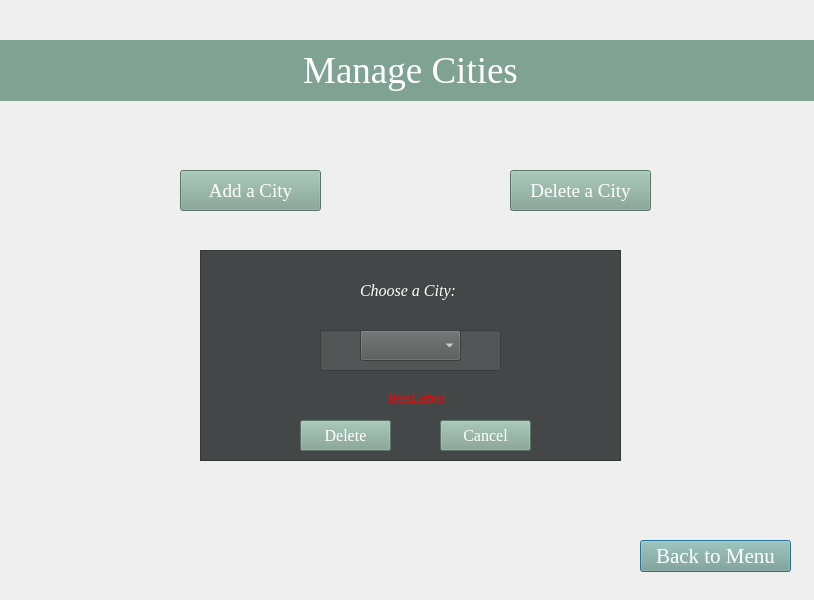
<?xml version="1.0" encoding="UTF-8"?>
<ui version="4.0">
 <class>Cities</class>
 <widget class="QDialog" name="Cities">
  <property name="geometry">
   <rect>
    <x>0</x>
    <y>0</y>
    <width>814</width>
    <height>600</height>
   </rect>
  </property>
  <property name="windowTitle">
   <string>Dialog</string>
  </property>
  <property name="styleSheet">
   <string notr="true">color: rgb(48, 50, 52);</string>
  </property>
  <widget class="QLabel" name="label">
   <property name="geometry">
    <rect>
     <x>0</x>
     <y>40</y>
     <width>821</width>
     <height>61</height>
    </rect>
   </property>
   <property name="font">
    <font>
     <family>Georgia</family>
     <pointsize>28</pointsize>
    </font>
   </property>
   <property name="styleSheet">
    <string notr="true">color: rgb(255, 255, 255);
background-color: rgb(128, 162, 146);
</string>
   </property>
   <property name="text">
    <string>Manage Cities</string>
   </property>
   <property name="alignment">
    <set>Qt::AlignCenter</set>
   </property>
  </widget>
  <widget class="QPushButton" name="back">
   <property name="geometry">
    <rect>
     <x>640</x>
     <y>540</y>
     <width>151</width>
     <height>32</height>
    </rect>
   </property>
   <property name="font">
    <font>
     <family>Georgia</family>
     <pointsize>16</pointsize>
    </font>
   </property>
   <property name="styleSheet">
    <string notr="true">color: rgb(255, 255, 255);
background-color: rgb(128, 162, 146);</string>
   </property>
   <property name="text">
    <string>Back to Menu</string>
   </property>
  </widget>
  <widget class="QPushButton" name="addcity">
   <property name="geometry">
    <rect>
     <x>180</x>
     <y>170</y>
     <width>141</width>
     <height>41</height>
    </rect>
   </property>
   <property name="font">
    <font>
     <family>Georgia</family>
     <pointsize>14</pointsize>
    </font>
   </property>
   <property name="styleSheet">
    <string notr="true">color: rgb(255, 255, 255);
background-color: rgb(128, 162, 146);</string>
   </property>
   <property name="text">
    <string>Add a City</string>
   </property>
  </widget>
  <widget class="QPushButton" name="deletecity">
   <property name="geometry">
    <rect>
     <x>510</x>
     <y>170</y>
     <width>141</width>
     <height>41</height>
    </rect>
   </property>
   <property name="font">
    <font>
     <family>Georgia</family>
     <pointsize>14</pointsize>
    </font>
   </property>
   <property name="styleSheet">
    <string notr="true">color: rgb(255, 255, 255);
background-color: rgb(128, 162, 146);</string>
   </property>
   <property name="text">
    <string>Delete a City</string>
   </property>
  </widget>
  <widget class="QFrame" name="frame">
   <property name="geometry">
    <rect>
     <x>200</x>
     <y>250</y>
     <width>421</width>
     <height>211</height>
    </rect>
   </property>
   <property name="styleSheet">
    <string notr="true">background-color: rgb(68, 71, 71);</string>
   </property>
   <property name="frameShape">
    <enum>QFrame::StyledPanel</enum>
   </property>
   <property name="frameShadow">
    <enum>QFrame::Raised</enum>
   </property>
   <widget class="QLabel" name="entername">
    <property name="geometry">
     <rect>
      <x>160</x>
      <y>30</y>
      <width>101</width>
      <height>16</height>
     </rect>
    </property>
    <property name="font">
     <font>
      <family>Georgia</family>
      <pointsize>12</pointsize>
      <italic>true</italic>
     </font>
    </property>
    <property name="styleSheet">
     <string notr="true">color: rgb(255, 255, 255);</string>
    </property>
    <property name="text">
     <string>Enter name:</string>
    </property>
   </widget>
   <widget class="QLineEdit" name="nameEdit">
    <property name="geometry">
     <rect>
      <x>120</x>
      <y>80</y>
      <width>181</width>
      <height>41</height>
     </rect>
    </property>
    <property name="font">
     <font>
      <pointsize>12</pointsize>
     </font>
    </property>
    <property name="styleSheet">
     <string notr="true">background-color: rgb(83, 86, 86);
color: rgb(255, 255, 255);</string>
    </property>
   </widget>
   <widget class="QPushButton" name="add">
    <property name="geometry">
     <rect>
      <x>100</x>
      <y>170</y>
      <width>91</width>
      <height>31</height>
     </rect>
    </property>
    <property name="font">
     <font>
      <family>Georgia</family>
      <pointsize>12</pointsize>
     </font>
    </property>
    <property name="styleSheet">
     <string notr="true">color: rgb(255, 255, 255);
background-color: rgb(128, 162, 146);</string>
    </property>
    <property name="text">
     <string>Add</string>
    </property>
   </widget>
   <widget class="QPushButton" name="cancel">
    <property name="geometry">
     <rect>
      <x>240</x>
      <y>170</y>
      <width>91</width>
      <height>31</height>
     </rect>
    </property>
    <property name="font">
     <font>
      <family>Georgia</family>
      <pointsize>12</pointsize>
     </font>
    </property>
    <property name="styleSheet">
     <string notr="true">color: rgb(255, 255, 255);
background-color: rgb(128, 162, 146);</string>
    </property>
    <property name="text">
     <string>Cancel</string>
    </property>
   </widget>
   <widget class="QLabel" name="choosecity">
    <property name="geometry">
     <rect>
      <x>160</x>
      <y>30</y>
      <width>111</width>
      <height>21</height>
     </rect>
    </property>
    <property name="font">
     <font>
      <family>Georgia</family>
      <pointsize>12</pointsize>
      <italic>true</italic>
     </font>
    </property>
    <property name="styleSheet">
     <string notr="true">color: rgb(255, 255, 255);</string>
    </property>
    <property name="text">
     <string>Choose a City:</string>
    </property>
   </widget>
   <widget class="QComboBox" name="comboBox">
    <property name="geometry">
     <rect>
      <x>160</x>
      <y>80</y>
      <width>101</width>
      <height>31</height>
     </rect>
    </property>
    <property name="styleSheet">
     <string notr="true">background-color: rgb(83, 86, 86);
color: rgb(255, 255, 255);</string>
    </property>
    <item>
     <property name="text">
      <string/>
     </property>
    </item>
   </widget>
   <widget class="QPushButton" name="delete1">
    <property name="geometry">
     <rect>
      <x>100</x>
      <y>170</y>
      <width>91</width>
      <height>31</height>
     </rect>
    </property>
    <property name="font">
     <font>
      <family>Georgia</family>
      <pointsize>12</pointsize>
     </font>
    </property>
    <property name="styleSheet">
     <string notr="true">color: rgb(255, 255, 255);
background-color: rgb(128, 162, 146);</string>
    </property>
    <property name="text">
     <string>Delete</string>
    </property>
   </widget>
   <widget class="QLabel" name="status">
    <property name="geometry">
     <rect>
      <x>70</x>
      <y>140</y>
      <width>291</width>
      <height>16</height>
     </rect>
    </property>
    <property name="font">
     <font>
      <family>Georgia</family>
      <pointsize>11</pointsize>
      <italic>true</italic>
     </font>
    </property>
    <property name="styleSheet">
     <string notr="true">color: rgb(255, 0, 0);</string>
    </property>
    <property name="text">
     <string>TextLabel</string>
    </property>
    <property name="alignment">
     <set>Qt::AlignCenter</set>
    </property>
   </widget>
  </widget>
 </widget>
 <resources/>
 <connections/>
</ui>
